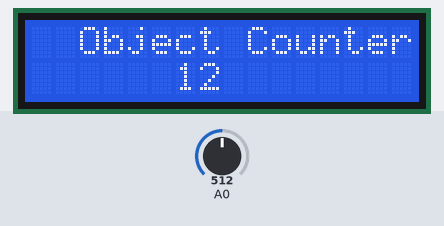
This sketch was run on a simulated Arduino Uno, built with avr-gcc and run on an emulated ATmega328P. On the bench: 16×2 character LCD. The test bench sets the inputs (shaded band); at power-on: A0 = 512. What the sketch prints to the serial monitor is not drawn.

Above: at 1.2 s.
1.3 s: A0 set to 900
At 1.3 s:
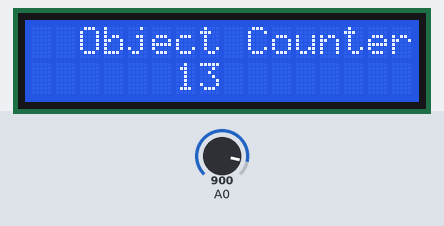
2.8 s: A0 set to 716
At 2.93 s:
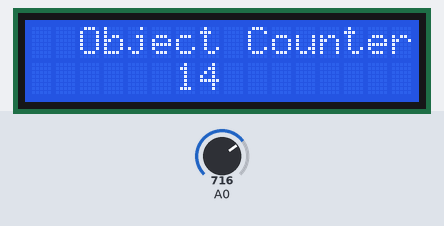

The sketch:

Mrinal.ino
```cpp
#include <LiquidCrystal.h>

LiquidCrystal lcd(2, 3, 4, 5, 6, 7);
int count = 0;
void setup() {
  Serial.begin(9600);
  lcd.begin(16, 2);
  lcd.setCursor(2, 0);
  lcd.print("Object Counter");
}

void loop(){
  lcd.setCursor(6, 1);
  if (analogRead(0) < 900){
    count++;
  }
  lcd.print(count);
  delay(100);
  Serial.println(count);
}
```

Measured:
- after the input at 1.3 s, every drawn part: stays the same
- after the input at 2.8 s, the display: changes after 0.08 s (image 2)
